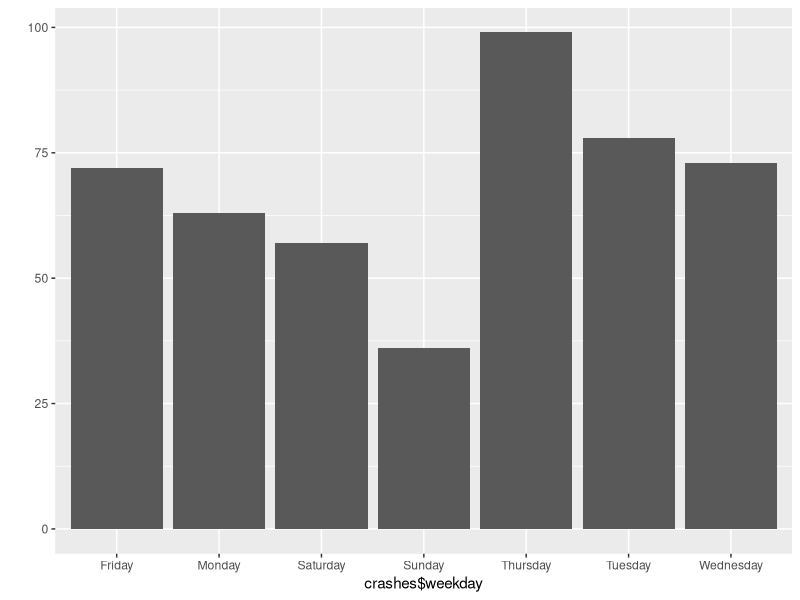
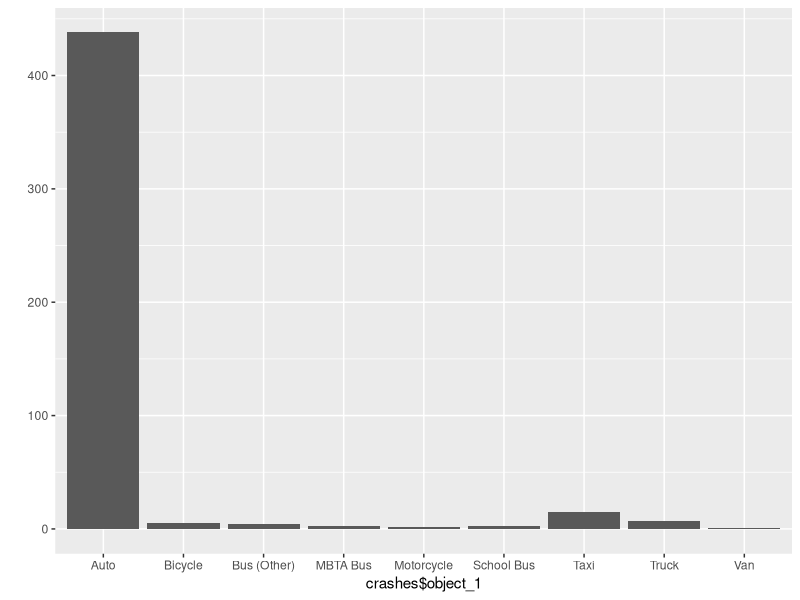
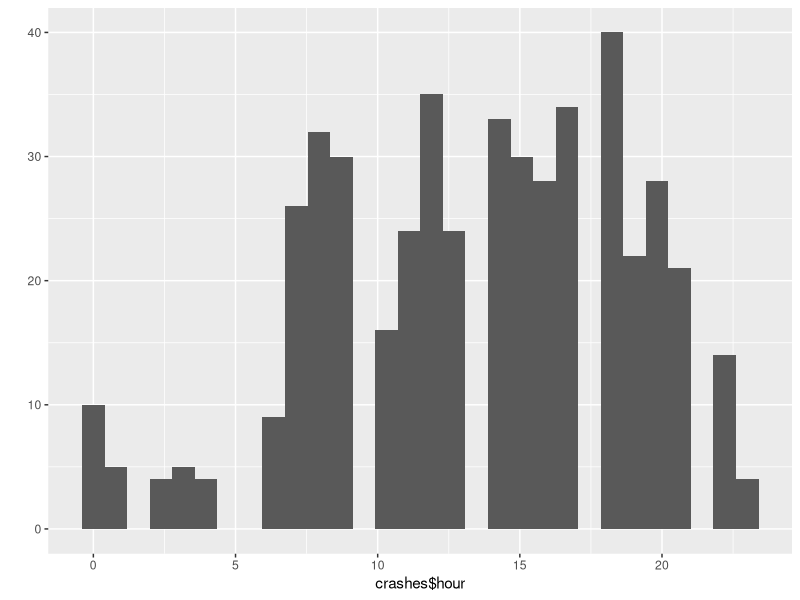

These figures' R source, in order:
## Created by Jean-Louis Rochet on 2-9-2017
## Analysis of Cambridge PD geocoded crash data involving pedestrians (2010-14 only)

# Load packages
library(tidyverse)
library(lubridate)
library(magrittr)

# Set working directory
setwd("/Users/JLR/Documents/GitHub Repos/Cambridge Open Data")

# Read csv
crashes <- read_csv("Cambridge PD Geocoded Crashes 2010 - 2014.csv")

# Transform date time column with lubridate
crashes$`Date Time` <- mdy_hm(crashes$`Date Time`, tz = "America/New_York")

# Rename columns
crashes %>% select(crash_id = `Crash Number`,
                   date_time = `Date Time`,
                   day_of_week = `Day Of Week`,
                   object_1 = `Object 1`,
                   object_2 = `Object 2`,
                   street_number = `Street Number`,
                   street_name = `Steet Name`,
                   cross_street = `Cross Street`,
                   location = Location,
                   latitude = Latitude,
                   longitude = Longitude) -> crashes

# Create accurate weekday column (NAs in original data)
crashes <- mutate(crashes, weekday = weekdays(crashes$date_time))

# Remove innacurate weekday column
crashes <- select(crashes, -day_of_week)

# Create separate hour column
crashes <- mutate(crashes, hour = hour(date_time))

# Summary histograms
qplot(crashes$weekday) # crashes by weekday (days of the week are out of order)

qplot(crashes$object_1) # almost all crashes caused by Auto

qplot(crashes$hour) # distribution of crashes by time of day (graph looks terrible)

# Analysis: difference in pedestrian hits by weekday?
weekday_tbl <- table(crashes$weekday)
chisq.test(weekday_tbl) # yes, highly significant difference in crashes by weekday

# Analysis: difference in pedestrian hits by time of day?
hour_tbl <- table(crashes$hour)
chisq.test(hour_tbl) # yes, highly significant difference in crashes by time of day
